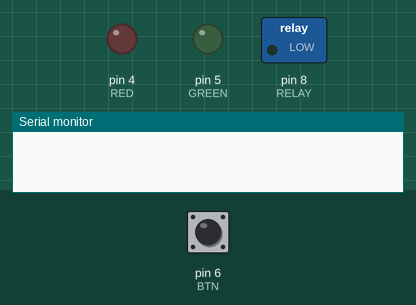
A sketch run on a simulated Arduino Uno, built with avr-gcc and run on an emulated ATmega328P. Parts: switched loads named in the sketch (green lamp = pin HIGH), output pins drawn as LEDs (lit = HIGH), the last lines printed to the serial monitor. Inputs (shaded band) come from the test bench; at power-on: pin 6 (BTN) HIGH.

Above: at 1.2 s.
1.3 s: pin 6 (BTN) pulled LOW for 1 s
At 2.1 s:
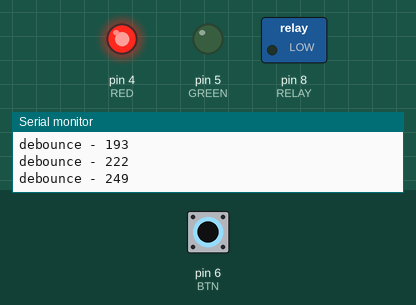
At 18.3 s:
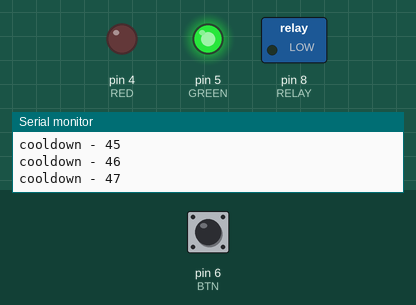
Timing chart, 0 to 23.8 s (numbered marks = the images above; inputs shaded):
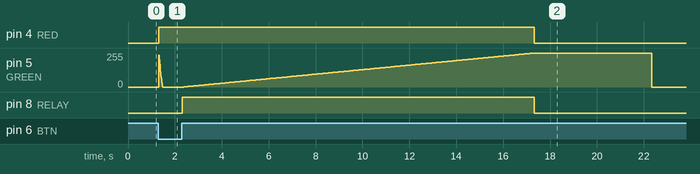

The sketch:

LCM_BlowerButton.ino
```cpp
#include <limits.h>

const int RED = 4;
const int GREEN = 5;
// RED, GREEN active LOW

const int RELAY =8;
const int BTN = 6;

const unsigned long DEBOUNCE_MS = 150;
const unsigned long RUN_MS = 15000;
const unsigned long OFF_MS = 5000;

unsigned long msago (unsigned long ago){
  unsigned long now = millis();
  if (now < ago){
    // rollover
    return now + ULONG_MAX - ago + 1;
  }else {
    return now - ago;
  }
}

void setup() {
  // put your setup code here, to run once:
  pinMode(RED, OUTPUT);
  pinMode(GREEN, OUTPUT);
  pinMode (RELAY, OUTPUT);

  pinMode (BTN, INPUT);
  digitalWrite(BTN, HIGH); // pull up.
  // OFF
  digitalWrite(RED, HIGH);
  digitalWrite(GREEN, HIGH);
  digitalWrite(RELAY, LOW);

  Serial.begin(9600);
}

static int state = 0;
static unsigned long pressTime = 0;
static unsigned long onTime = 0;
static unsigned long cooldownTime = 0;
void loop() {
  int amt= 0;
  if (state == 0){          // OFF - YELLOW
    digitalWrite(RELAY, LOW);
    digitalWrite(RED, LOW);
    digitalWrite(GREEN, LOW);
    if (digitalRead(BTN) == LOW){
      state = 1;
      pressTime = millis();
      Serial.println("Press");
    }
  } else if (state == 1){ // debounce RED
    digitalWrite(RELAY, LOW);
    if (msago(pressTime) > DEBOUNCE_MS){
      state = 2;
    } else {
      if (digitalRead(BTN) == HIGH){
        state = 0; // failed to debounce
      } else{
        amt = map(msago(pressTime), 0, DEBOUNCE_MS, 0, 255);
        analogWrite(GREEN, 255-amt);
        analogWrite(RED, 255);
        Serial.print("debounce - ");
        Serial.println(amt);
      }
    }
  } else if (state == 2){ // release button after debounce - GREEN
    digitalWrite(RELAY, LOW);
    digitalWrite(RED, HIGH);
    digitalWrite(GREEN, LOW);
    if (digitalRead(BTN) == HIGH){
      state = 3;
      onTime = millis();
    }
  } else if (state == 3){ // activate - GREEN
    digitalWrite(RELAY, HIGH);
    if (msago(onTime) > RUN_MS){
      state = 4;
      cooldownTime = millis();
    }else{
      amt = map(msago(onTime), 0, RUN_MS, 0, 255);
      analogWrite(GREEN, amt);
      analogWrite(RED, 255);
      Serial.print("active - ");
      Serial.println(amt);
    }
  } else if (state == 4){ // cool down. - RED
    digitalWrite(RELAY, LOW);
    if (msago(cooldownTime) > OFF_MS){
      state = 5;
    }else{
      amt = map(msago(cooldownTime), 0, OFF_MS, 0, 255);
      //digitalWrite(RED, LOW);
      //digitalWrite(GREEN, HIGH);
      analogWrite(RED, 0);
      //analogWrite(GREEN, 255);
      analogWrite(GREEN, 255);
      Serial.print("cooldown - ");
      Serial.println(amt);
    }
  } else if (state == 5){ // ensure button is released.
    digitalWrite(RELAY, LOW);
    digitalWrite(RED, LOW);
    digitalWrite(GREEN, HIGH);
    if (digitalRead(BTN) == HIGH){
      state = 0;
      Serial.print("idle - ");
    }
  } else {
    state = 0;
  }
  delay(10);
}
```

Measured:
- after the input at 1.3 s, pin 4 (RED): LOW → HIGH at once, → LOW 16.0 s later; pin 8 (RELAY): LOW → HIGH after 1.0 s, → LOW 15.0 s later
